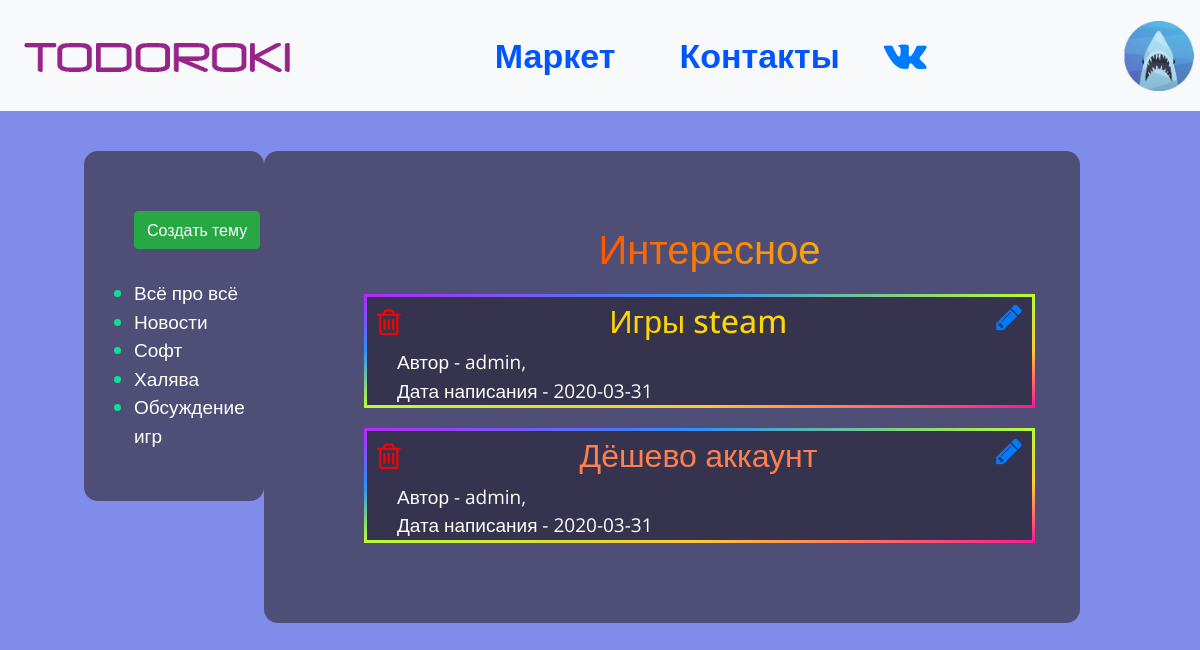
/ (signed in), run on an earlier commit of the app's database.
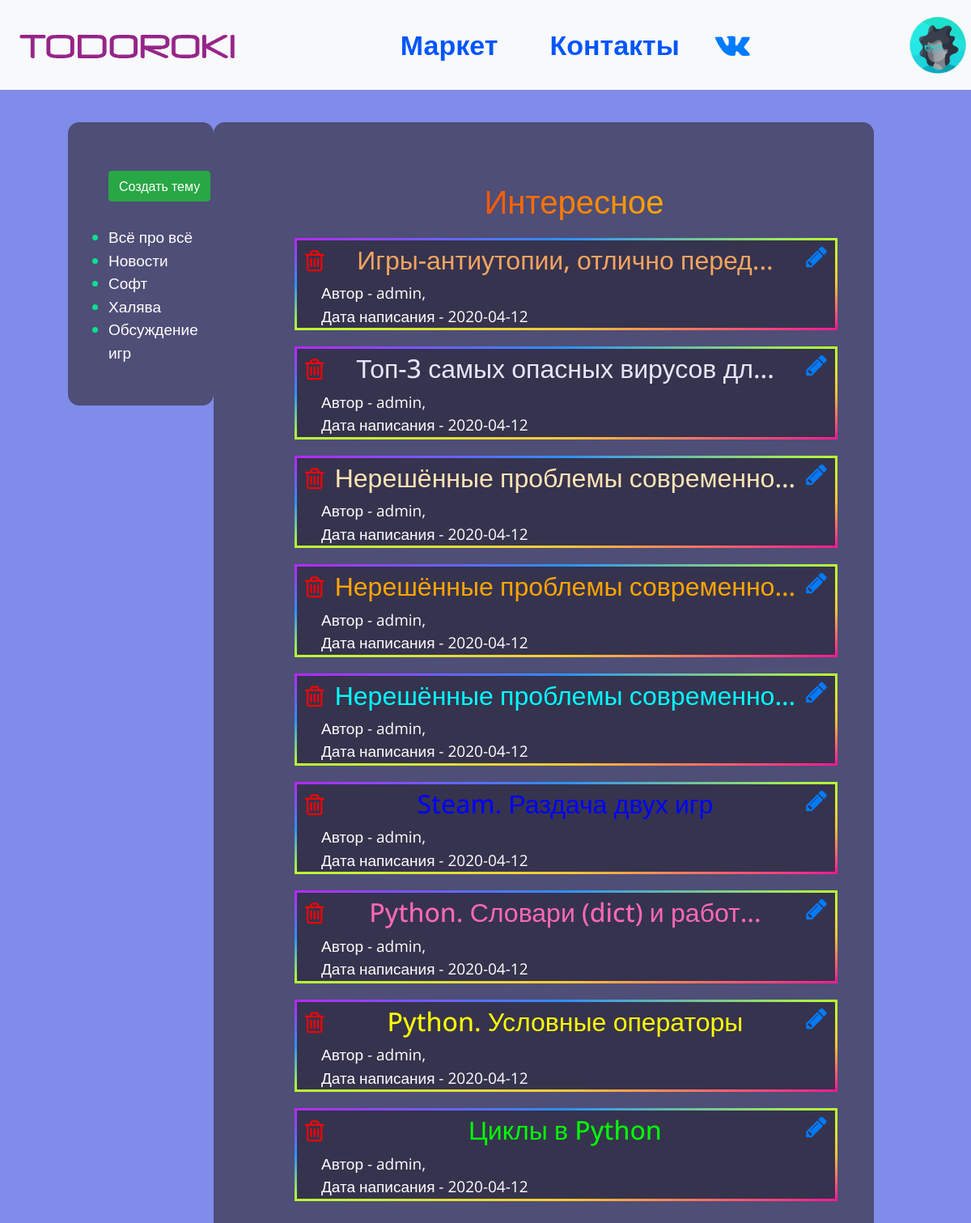
And on a later commit of the database.
### data/users.py (models this page shows, shortened)
class User(SqlAlchemyBase, UserMixin, SerializerMixin):  # класс пользователей
    __tablename__ = 'users'
    id = sqlalchemy.Column(sqlalchemy.Integer, primary_key=True, autoincrement=True, unique=True)
    nickname = sqlalchemy.Column(sqlalchemy.String, unique=True)
    email = sqlalchemy.Column(sqlalchemy.String)
    hashed_password = sqlalchemy.Column(sqlalchemy.String)
    date_of_registration = sqlalchemy.Column(sqlalchemy.String,
                                             default=datetime.datetime.now().date())
    root = sqlalchemy.Column(sqlalchemy.Boolean, default=False)
    avatar = sqlalchemy.Column(sqlalchemy.String)
    news = orm.relation('News', back_populates='user')

### data/news.py (models this page shows)
class News(SqlAlchemyBase, UserMixin, SerializerMixin):  # класс тем
    __tablename__ = 'news'
    id = sqlalchemy.Column(sqlalchemy.Integer, primary_key=True, autoincrement=True, unique=True)
    color = sqlalchemy.Column(sqlalchemy.String)
    title = sqlalchemy.Column(sqlalchemy.String)
    text = sqlalchemy.Column(sqlalchemy.String)
    creator = sqlalchemy.Column(sqlalchemy.Integer, sqlalchemy.ForeignKey("users.id"))
    date_of_create = sqlalchemy.Column(sqlalchemy.String,  default=datetime.datetime.now().date())
    category = sqlalchemy.Column(sqlalchemy.String)
    user = orm.relation('User')

### main.py (the view)
@app.route("/")  # главная страница
def index():
    session = db_session.create_session()
    new = session.query(news.News).all()
    new.reverse()  # переворачиваем все новости, чтобы новые новости были сверху
    if current_user.is_authenticated:  # если пользователь авторизован
        return render_template('forum.html', title='Todoroki', nickname=current_user.nickname,
                               image=current_user.avatar, news=new)
    return render_template('forum.html', title='Todoroki', news=new)

### data/db_session.py (called while the page is built)
def create_session() -> Session:
    global __factory
    return __factory()

### main.py (called while the page is built)
@login_manager.user_loader
def load_user(user_id):  # функция для загрузки пользователя
    sessions = db_session.create_session()
    return sessions.query(users.User).get(user_id)

### templates/forum.html
{% extends "base.html" %}
{% block content %}
    <div class="themes">
        <ul>
            {% if current_user.is_authenticated %}
                <a href="/news"><button type="button" class="btn btn-success" style="margin-bottom: 30px;">Создать тему</button></a>
            {% endif %}
            <li><a href="/" style="color: white;">Всё про всё</a></li>
            <li><a href="/only_news" style="color: white;">Новости</a></li>
            <li><a href="/only_soft" style="color: white;">Софт</a></li>
            <li><a href="/only_halyava" style="color: white;">Халява</a></li>
            <li><a href="/only_games" style="color: white;">Обсуждение игр</a></li>
        </ul>
    </div>
    <div class="contentss">
        <h1 style="text-align:center;" class="login-text rainbow-animated">Интересное</h1>
    {% for item in news %}
        {% set idd = item.id %}
        {% set stylee = "text-align:center;" + "color:#" ~ item.color + ";" %}
        {% set hr = '/discussion/' ~ idd %}
        {% set hr_edit = '/change_news/' ~ idd %}
        {% set hr_delete = '/news_delete/' ~ idd %}
        <div class="rainbowborder">
            {% if current_user.is_authenticated and (current_user.root == 1 or current_user == item.user) %}
                <div style="display: flex; justify-content: space-between;">
                    {% else %}
              <div>
                  {% endif %}
             {% if current_user.is_authenticated and (current_user.root == 1 or current_user == item.user) %}
            <a href={{hr_delete}}><i class="fa fa-trash-o" aria-hidden="true" style="color: red; font-size: 30px; padding-left: 10px; padding-top: 5px;"></i></a>
               {% endif %}
                  {% if item.title|length > 30 %}
                    <a style="text-decoration: none;" href={{hr}}><h2 style={{stylee}}>{{item.title[0:30]}}...</h2></a>
                  {% else %}
                    <a style="text-decoration: none;" href={{hr}}><h2 style={{stylee}}>{{item.title}}</h2></a>
                  {% endif %}
                {% if current_user.is_authenticated and (current_user.root == 1 or current_user == item.user) %}
                        <a href={{hr_edit}}><i class="fa fa-pencil" aria-hidden="true" style="font-size: 30px;padding-right: 10px;"></i></a>
                {% endif %}
                </div>
            <div style="margin-left: 30px; color: white;">
                Автор - {{item.user.nickname}}, <br>
                Дата написания - {{item.date_of_create}}
            </div>
        </div>
        {% endfor %}
    </div>
{% endblock %}

### templates/base.html (shortened to what this page needs)
<!DOCTYPE html>
<html lang="en">
<head>
    <link rel="stylesheet"
          href="https://maxcdn.bootstrapcdn.com/font-awesome/4.7.0/css/font-awesome.min.css">
    <link rel="stylesheet"
          href="https://stackpath.bootstrapcdn.com/bootstrap/4.4.1/css/bootstrap.min.css"
>
    <link rel="stylesheet" href="/static/styles/styles.css" type="text/css">
    <link rel="stylesheet" href="/static/styles/rainbow.css" type="text/css">
</head>
<body>
    <header>
        <nav class="navbar navbar-expand-lg navbar-light bg-light">
  <a class="navbar-brand" href="/"><img src="/static/img/logo.png" alt="logo" class="logo"></a>
  <div class="collapse navbar-collapse" id="navbarTogglerDemo03">
    <ul class="navbar-nav mr-auto mt-2 mt-lg-0">
      <li class="nav-item active" style="margin-left: 42%">
        <a href="/market" class="market" style="text-decoration: none;">Маркет</a>
      </li>
        <li class="nav-item">
        <a href="/about" class="market" style="margin-left: 40%; text-decoration: none;">Контакты</a></li>
      <li class="nav-item" style="margin-left: 26%">
        <a href="https://vk.com/im?sel=-193170178" target="_blank"><i class="fa fa-vk" aria-hidden="true" style="font-size: 40px; text-decoration: none;    line-height: 95px;"></i></a>
      </li>
      <li class="nav-item" style="margin-left: 46%">
             {% if current_user.is_authenticated %}
                         <li><div class="dropdown" style="padding-top: 13%">
                          <button class="dropdown" type="button" id="dropdownMenuButton" data-toggle="dropdown" aria-haspopup="true" aria-expanded="false" style="height: 70px; margin-right: 10px;border: none; outline: none; background-color:#f8f9fa ">
                            <p><img src={{ image }} style="height: auto; width: auto; max-width: 70px; max-height: 70px;border: none; outline: none;"></p>
                          </button>
                        </div></li>
                    {% endif %}
      </li>
    </ul>
  </div>
</nav>
    </header>
{% block content %}
{% endblock %}
</body>
</html>

### static/styles/styles.css (style rules this page uses)
body { margin: 0; background-color: #7f8ce9; font-family: 'Open Sans', sans-serif; font-weight: 80px; }
.logo { float: left; height: 50px; }
header { background-color: #000000; display: table; width: 100%; height: 90px }
.market { color: #05f; text-decoration: none; line-height: 95px; font-size: 34px; font-weight: bold; }
.themes { background: #271c1a8c; float: left; font-size: 19px; width: 15%; height: 350px; margin-left: 7%; margin-top: 40px; border-radius: 14px; padding-left: 10px; padding-top: 60px; color: #00ff99d1; }
.contentss { background: #271c1a8c; font-size: 19px; width: 68%; margin-left: 22%; margin-top: 40px; border-radius: 14px; padding-left: 100px; padding-right: 45px; padding-top: 60px; padding-bottom: 60px; }
.rainbowborder { background-color:#1e192780; border: 3px solid transparent; border-image: linear-gradient(to bottom right, #b827fc 0%, #2c90fc 25%, #b8fd33 50%, #fec837 75%, #fd1892 100%); border-image-slice: 1; margin-bottom: 20px; padding-top: 5px; }
div img { height: auto; width: auto; max-width: 600px; max-height: 600px; display: block; margin-left: auto; margin-right: auto }

### static/styles/rainbow.css (style rules this page uses)
.rainbow-animated { background: linear-gradient(to right, red, orange, yellow, green, cyan, blue, violet); background-size: 400% 400%; -webkit-background-clip: text; -webkit-text-fill-color: transparent; -webkit-animation: rainbow 20s ease infinite; animation: rainbow 20s ease infinite; font-size: 40px; line-height: 75px; padding-left: 20px; }

What changed in the data, as far as the page shows it:
removed News: title "Игры steam", user.nickname "admin", date_of_create "2020-03-31"
removed News: title "Дёшево аккаунт", user.nickname "admin", date_of_create "2020-03-31"
changed User: avatar: a different picture
added News: title "Игры-антиутопии, отлично перед", user.nickname "admin", date_of_create "2020-04-12"
added News: title "Топ-3 самых опасных вирусов дл", user.nickname "admin", date_of_create "2020-04-12"
added News: title "Нерешённые проблемы современно", user.nickname "admin", date_of_create "2020-04-12"
added News: title "Нерешённые проблемы современно", user.nickname "admin", date_of_create "2020-04-12"
added News: title "Нерешённые проблемы современно", user.nickname "admin", date_of_create "2020-04-12"
added News: title "Steam. Раздача двух игр", user.nickname "admin", date_of_create "2020-04-12"
added News: title "Python. Словари (dict) и работ", user.nickname "admin", date_of_create "2020-04-12"
added News: title "Python. Условные операторы", user.nickname "admin", date_of_create "2020-04-12"
added News: title "Циклы в Python", user.nickname "admin", date_of_create "2020-04-12"
